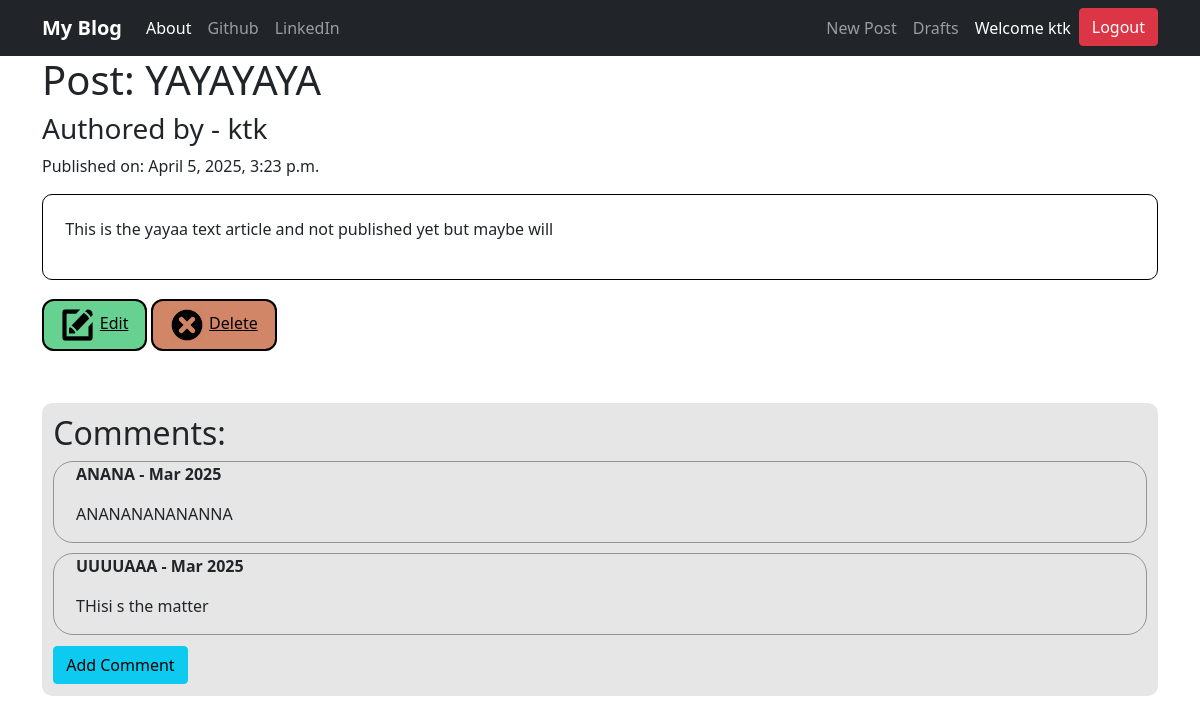
The app's page /post/6/ (signed in), older data.
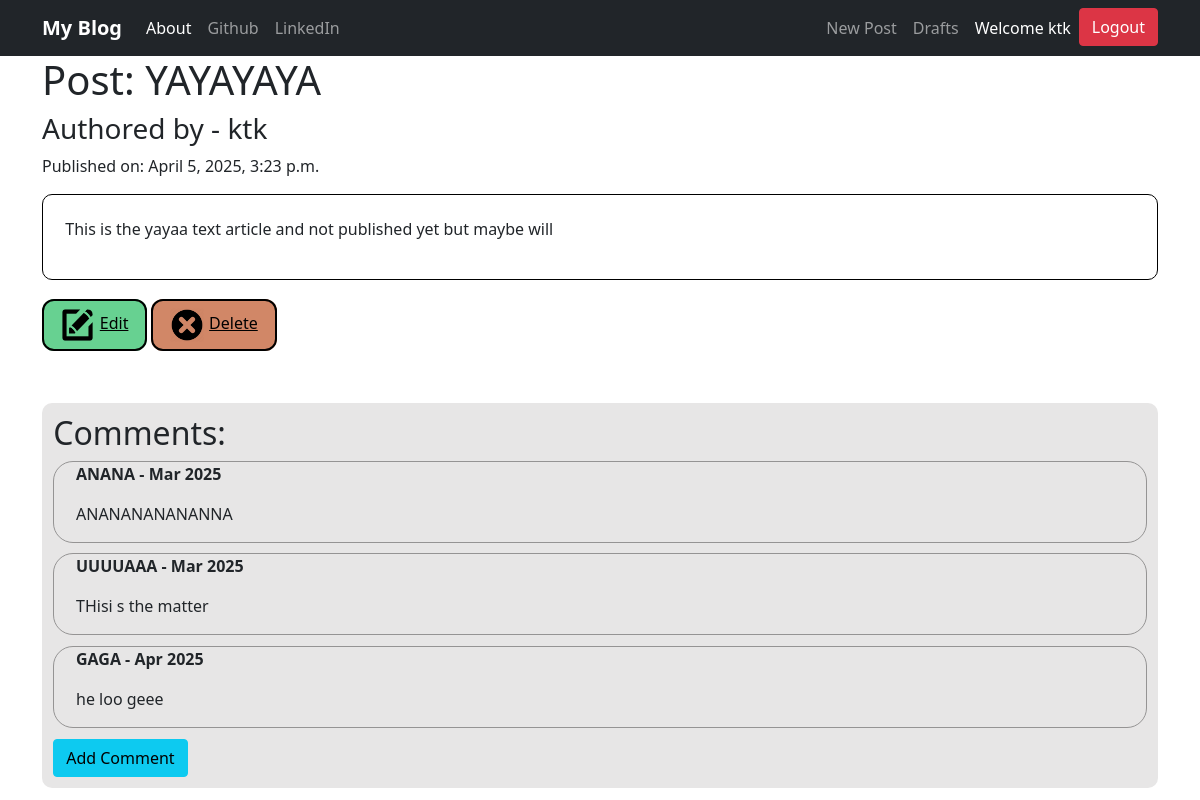
The same page, newer data.
### blog/models.py (models this page shows, shortened)
class Comment(models.Model):
    post = models.ForeignKey('blog.Post', related_name='comments', on_delete=models.CASCADE)
    author = models.CharField(max_length=128)
    text = models.TextField()
    create_date = models.DateTimeField(default=timezone.now)
    approved_comment = models.BooleanField(default=False)

### blog/views.py (the view)
# urls.py: path('post/<int:pk>/', views.PostDetailView.as_view(), name='post_detail'),
class PostDetailView(DetailView):
    model = Post

### blog/templates/blog/post_detail.html (shortened to what this page needs)
{% extends 'blog/base.html' %}
{% load static %}
{% block body_block %}
    <div class="postdetail">
        <h1 class="posttitle">Post: {{post.title}} </h1>
        <h3>Authored by - {{post.author}}</h3>
        <div>
            {% if post.published_date %}
                <div class="date publishdate">
                    <p>Published on: {{post.published_date}}</p>
                </div>
            {% else %}
                <div class="emptytext">
                    <p>This is an <b>Unpublished</b> post.</p>
                </div>
                <a class="btn btn-info" href="{% url 'blog:publish_post' pk=post.pk %}">Publish</a>
            {% endif %}
        </div>
    </div>
    <div class="postcontent">
        <p>{{post.text | capfirst}}</p>
    </div>
    {% if user.is_authenticated %}
        <a class="icon-button red-button" href="{% url 'blog:post_edit' pk=post.pk %}"><img class="icon_small" src="{% static 'images/edit-icon.png' %}" alt="Edit icon">Edit</a>
        <a class="icon-button green-button" href="{% url 'blog:post_remove' pk=post.pk %}"><img class="icon_small" src="{% static 'images/delete-icon.png' %}" alt="Delete icon">Delete</a>
    {% endif %}
    <br>
    <div class="commentslist">
        <h2>Comments:</h2>
        {% for comment in post.comments.all %}
                {% if user.is_authenticated or comment.approved_comment %}
                <div class="commentdetail">
                <p><b>{{comment.author}} - {{comment.create_date|date:"M Y"}}</b></p>
                    <p>{{ comment.text|linebreaks }}</p>
                </div>
                {% endif %}
        {% empty %}
            <p>No Comments!</p>
        {% endfor %}
        <a class="btn btn-info" href="{% url 'blog:add_comment_to_post' pk=post.pk %}">Add Comment</a>
    </div>
{% endblock %}

Row changes from the older to the newer data that the page shows:
added Comment: author "GAGA", create_date "Apr 2025", text "he loo geee"
